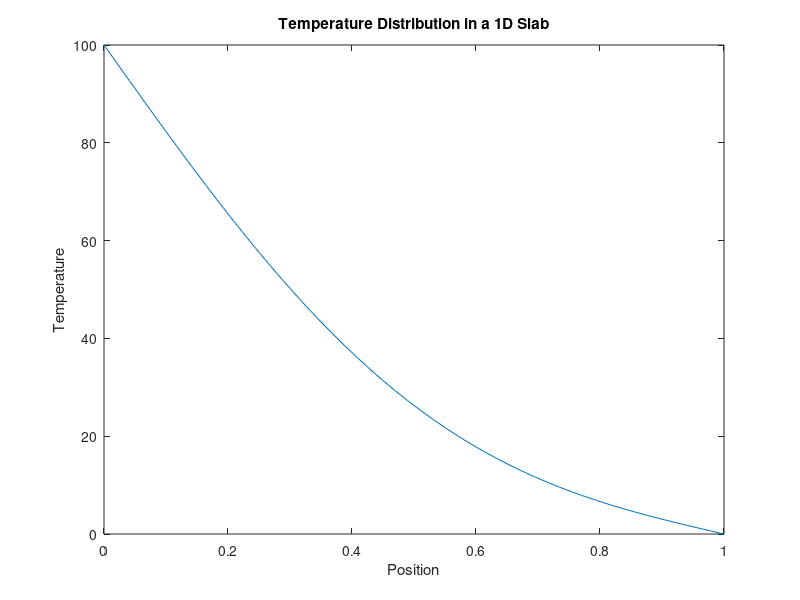

Here is the MATLAB script that generated this plot:
% Parameters
L = 1;              % Length of the slab
N = 50;             % Number of spatial grid points
T = 10;              % Total simulation time
alpha = 0.01;       % Thermal diffusivity
dx = L / (N - 1);   % Spatial step size
dt = 0.001;         % Time step size
nt = ceil(T / dt);  % Number of time steps

% Initial temperature distribution
u0 = zeros(N, 1);   % Initial temperature array
u0(1) = 100;        % Initial temperature at left boundary

% Finite difference scheme
u = u0;
for i = 1:nt
    un = u;
    for j = 2:N-1
        u(j) = un(j) + alpha * dt / dx^2 * (un(j+1) - 2*un(j) + un(j-1));
    end
end

% Plotting
x = linspace(0, L, N);
plot(x, u);
xlabel('Position');
ylabel('Temperature');
title('Temperature Distribution in a 1D Slab');